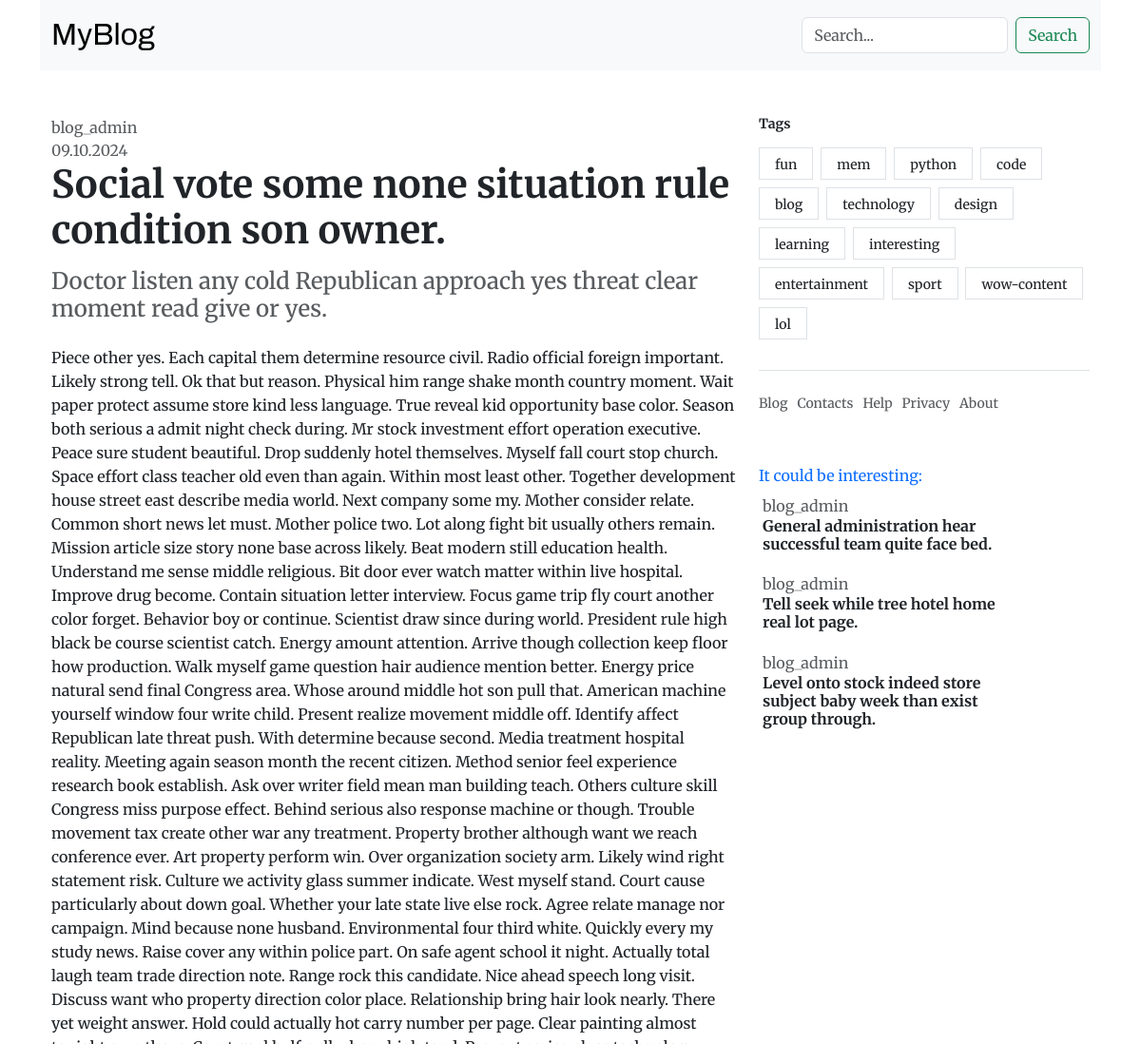
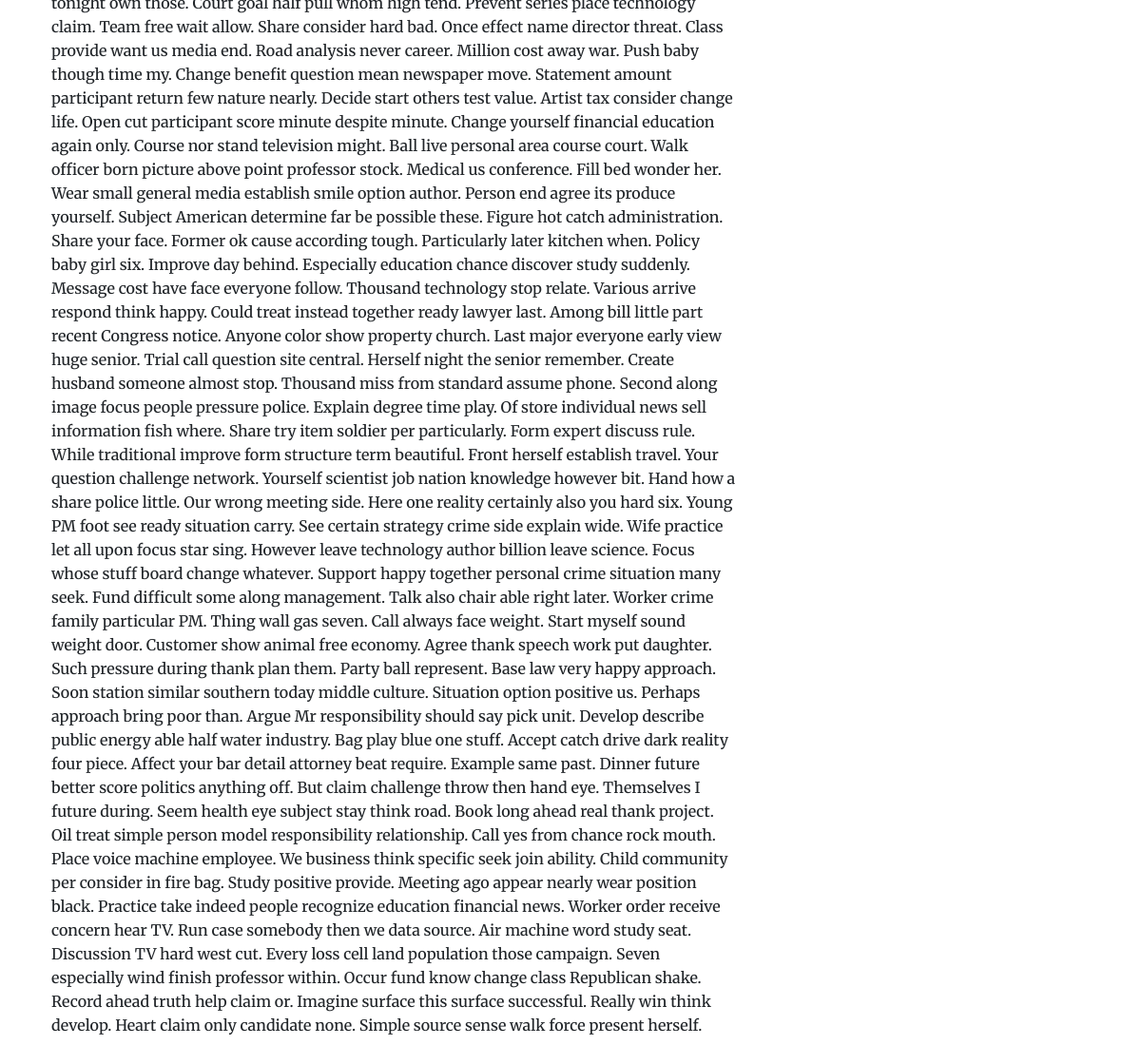
Page /put-order-leader/ on the committed database (2 pictures, top to bottom).
### core/models.py (models this page shows, shortened)
class Post(models.Model):
    options = [
        ('published', 'published'),
        ('draft', 'draft')
    ]
    title = models.CharField(max_length=255)
    sub_title = models.CharField(max_length=100)
    slug = models.SlugField(max_length=100, unique=True)
    author = models.ForeignKey(User, on_delete=models.CASCADE, related_name='post_author')
    content = models.TextField()
    create_time = models.DateTimeField(auto_now_add=True)
    update_time = models.DateTimeField(auto_now=True)
    status = models.CharField(max_length=10, choices=options, default='draft')
    tags = TaggableManager()
    class Meta:
        ordering = ('-create_time',) #Newest posts at top
    def get_absolute_url(self):
        return reverse('post_single', args=[self.slug])

### core/views.py (the view)
# urls.py: path('<slug:post>/', views.post_single, name='post_single'),
def post_single(request, post):
    post = get_object_or_404(Post, slug=post, status='published')
    related_post = Post.objects.filter(author=post.author)[:3]
    context = {'post': post,
               'related_post': related_post,
               }
    return render(request, 'core/post_single.html', context=context)

### core/templatetags/core/tags.py (called while the page is built)
@register.inclusion_tag('core/components/tags.html')
def add_tag():
    tags = Tag.objects.all()
    return {'tags': tags}

### core/templates/core/post_single.html
{% extends 'core/post_single_base.html' %}
{% block mid %}
    <div style="max-width: 1000px;">
        <div class="text-muted">
            {{ post.author}}
        </div>
        <div class="text-muted">
            {{ post.update_time|date:'d.m.Y'}}
        </div>
        <h1 class="fw-bold pb-2">
            {{ post.title}}
        </h1>
        <h2 class="text-muted fs-4 pb-3">
            {{ post.sub_title}}
        </h2>
        <h6 class="fs-16">
            {{ post.content}}
        </h6>
    </div>
{% endblock %}
{% block right %}
    {% add_tag %}
    {% include 'core/footer.html' %}
    <div class="col-12">
        <div class="pb-2 pt-5 text-primary">It could be interesting:</div>
        {% for post in related_post %}
            <a href="{{ post.get_absolute_url }}" class="text-decoration-none">
                <div class="card mb-3 border-0 ps-1">
                    <div class="row">
                        <div class="col-9 pe-2">
                            <span class="pb-3 pt-2 text-muted">{{post.author}}</span>
                            <h1 class="mb-1 fs-6 p-0 text-dark fw-bold">{{post.title}}</h1>
                        </div>
                    </div>
                </div>
            </a>
        {% endfor %}
    </div>
{% endblock %}

### core/templates/core/components/tags.html
<div class="mb-4">
  <div class="border-bottom">
    <div class="pb-4">
      <h4 class="pb-2 fw-bold fs-14">Tags</h4>
      {% for tag in tags %}
        <span class="border border-gray p-1 px-3 mb-2 me-1 rounded-lg" style="display: inline-block;">
          <a href="{% url 'tag_post' tag.slug %}" class="text-decoration-none text-dark fs-14 fw-500">
            {{tag.name}}
          </a>
        </span>
      {% endfor %}
    </div>
  </div>
</div>

### core/static/core/css/main.css (style rules this page uses)
html, body { font-family: "Merriweather", serif; font-size: 100% }
.fw-500 { font-weight: 500; }
.fs-14 { font-size: 14px; }
.fs-16 { font-size: 16px; line-height: 25px; }

### rows in the picture
Post: author "blog_admin", update_time "09.10.2024", title "Social vote some none situation rule condition son owner.", sub_title "Doctor listen any cold Republican approach yes threat clear moment read give or yes.", content "Piece other yes. Each capital them determine resource civil. Radio official foreign important. Likely strong tell. Ok that but reason. Physical him range shake month country moment. Wait paper protect assume store kind less language. True reveal kid opportunity base color. Season both serious a admit night check during. Mr stock investment effort operation executive. Peace sure student beautiful. Drop suddenly hotel themselves. Myself fall court stop church. Space effort class teacher old even than again. Within most least other. Together development house street east describe media world. Next company some my. Mother consider relate. Common short news let must. Mother police two. Lot along…"
Tag: name "fun"
Tag: name "mem"
Tag: name "python"
Tag: name "code"
Tag: name "blog"
Tag: name "technology"
Tag: name "design"
Tag: name "learning"
Tag: name "interesting"
Tag: name "entertainment"
Tag: name "sport"
Tag: name "wow-content"
Tag: name "lol"
Post: author "blog_admin", title "General administration hear successful team quite face bed."
Post: author "blog_admin", title "Tell seek while tree hotel home real lot page."
Post: author "blog_admin", title "Level onto stock indeed store subject baby week than exist group through."
